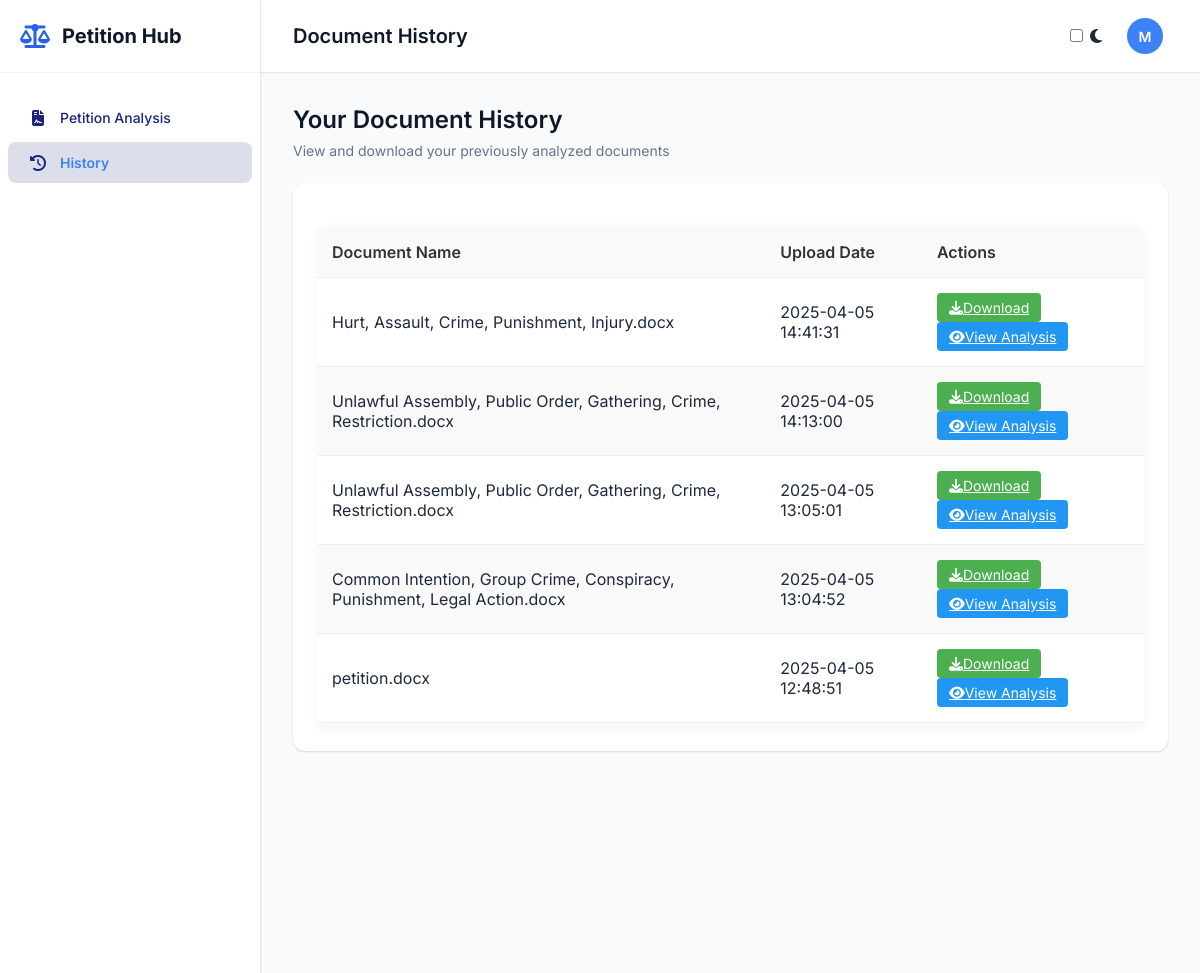
/history (signed in, upper part), run on an earlier commit of the app's database.
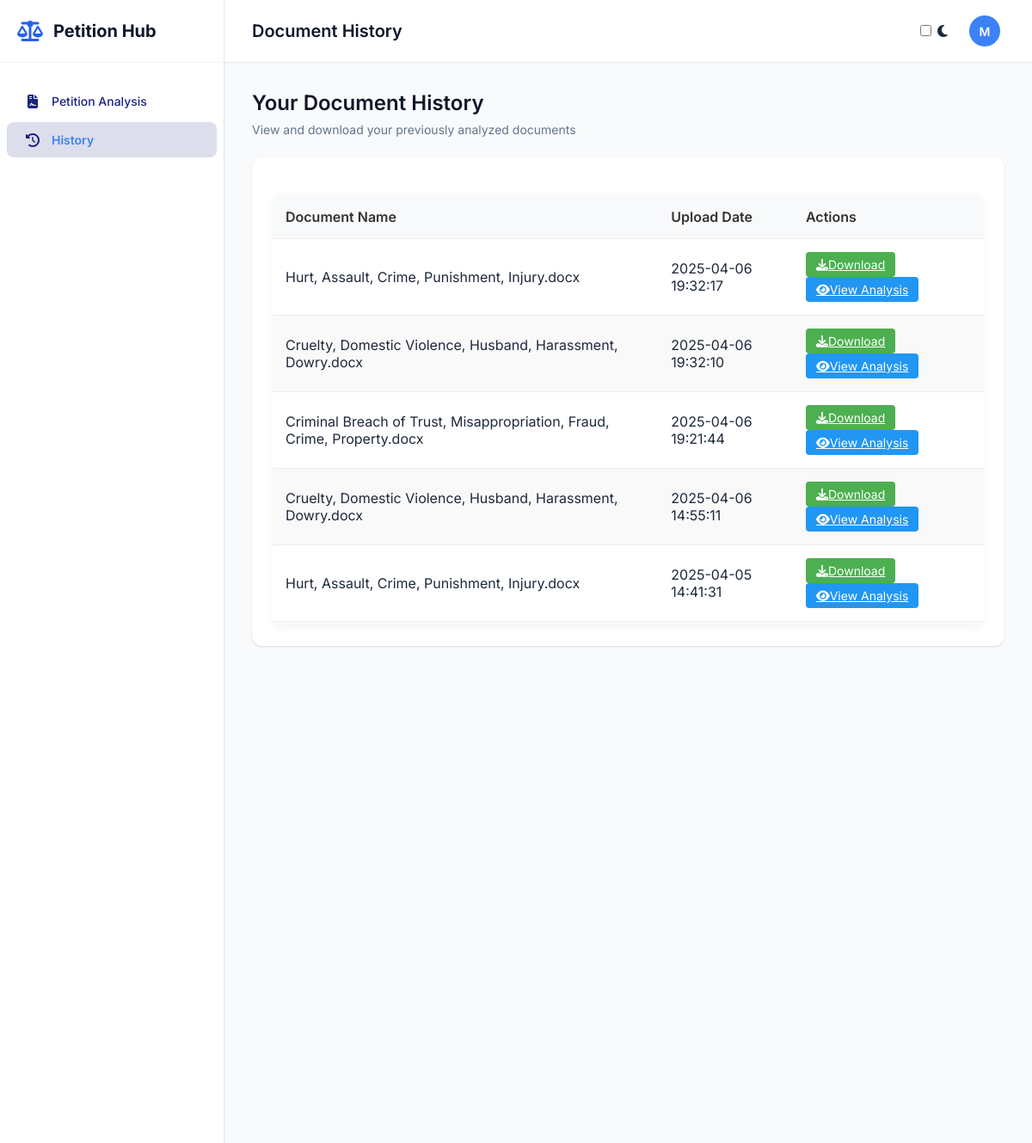
And on a later commit of the database.
### tables this page shows
CREATE TABLE document_history (
                        doc_id TEXT PRIMARY KEY,
                        user_id INTEGER NOT NULL,
                        filename TEXT NOT NULL,
                        original_filename TEXT NOT NULL,
                        upload_date TIMESTAMP NOT NULL,
                        analysis_results TEXT,
                        file_path TEXT NOT NULL,
                        FOREIGN KEY (user_id) REFERENCES users (user_id)
                    );

### app.py (the view)
@app.route('/history')
def history():
    if 'username' not in session:
        return redirect(url_for('login'))
    documents = get_user_documents(session['username'])
    return render_template('history.html', username=session['username'], documents=documents)

### db_connection.py (called while the page is built)
def create_connection(db_file):
    os.makedirs(os.path.dirname(db_file), exist_ok=True)
    conn = None
    try:
        conn = sqlite3.connect(db_file)
        return conn
    except sqlite3.Error as e:
        print(f"Database connection error: {e}")
    return conn

def get_user_id(username):
    db_path = os.path.join(os.path.dirname(__file__), 'database.db')
    conn = create_connection(db_path)
    if conn is None:
        print("Failed to create database connection.")
        return None
    with conn:
        cur = conn.cursor()
        cur.execute("SELECT user_id FROM users WHERE username=?", (username,))
        result = cur.fetchone()
        return result[0] if result else None

def get_user_documents(username):
    user_id = get_user_id(username)
    if not user_id:
        return []
    db_path = os.path.join(os.path.dirname(__file__), 'database.db')
    conn = create_connection(db_path)
    if conn is None:
        print("Failed to create database connection.")
        return []
    with conn:
        cur = conn.cursor()
        cur.execute(
            "SELECT doc_id, original_filename, upload_date, file_path FROM document_history WHERE user_id=? ORDER BY upload_date DESC",
            (user_id,)
        )
        return cur.fetchall()

### templates/history.html (shortened to what this page needs)
<!DOCTYPE html>
<html lang="en">
<head>
    <link rel="stylesheet" href="{{ url_for('static', filename='style.css') }}">
    <link rel="stylesheet" href="https://cdnjs.cloudflare.com/ajax/libs/font-awesome/6.4.0/css/all.min.css">
</head>
<body class="home-body">
    <div class="app-container">
        <aside class="sidebar">
            <div class="sidebar-header">
                <div class="logo">
                    <i class="fas fa-scale-balanced"></i>
                    <span>Petition Hub</span>
                </div>
            </div>
            <nav class="sidebar-nav">
                <ul>
                    <li><a href="{{ url_for('home') }}"><i class="fas fa-file-contract"></i> Petition Analysis</a></li>
                    <li class="active"><a href="{{ url_for('history') }}"><i class="fas fa-history"></i> History</a></li>
                </ul>
            </nav>
        </aside>
        <main class="main-content">
            <header class="top-header">
                <div class="page-title">
                    <h1>Document History</h1>
                </div>
                <div class="user-profile">
                    <div class="theme-switch">
                        <input type="checkbox" id="theme-toggle">
                        <label for="theme-toggle">
                            <i class="fas fa-moon"></i>
                        </label>
                    </div>
                    <div class="user-info" onclick="toggleProfilePopup()">
                        <div class="avatar">
                            <span>{{ username[0] | upper }}</span>
                        </div>
                    </div>
                </div>
            </header>
            <div class="dashboard">
                <div class="dashboard-header">
                    <h2>Your Document History</h2>
                    <p>View and download your previously analyzed documents</p>
                </div>
                <div class="card">
                    <div class="card-content">
                        {% if documents and documents|length > 0 %}
                        <div class="table-container">
                            <table class="history-table">
                                <thead>
                                    <tr>
                                        <th>Document Name</th>
                                        <th>Upload Date</th>
                                        <th>Actions</th>
                                    </tr>
                                </thead>
                                <tbody>
                                    {% for doc in documents %}
                                    <tr>
                                        <td>{{ doc[1] }}</td>
                                        <td>{{ doc[2] }}</td>
                                        <td>
                                            <a href="{{ url_for('download_document', doc_id=doc[0]) }}" class="action-btn download-btn">
                                                <i class="fas fa-download"></i> Download
                                            </a>
                                            <a href="{{ url_for('view_analysis', doc_id=doc[0]) }}" class="action-btn view-btn">
                                                <i class="fas fa-eye"></i> View Analysis
                                            </a>
                                        </td>
                                    </tr>
                                    {% endfor %}
                                </tbody>
                            </table>
                        </div>
                        {% endif %}
                    </div>
                </div>
            </div>
        </main>
    </div>
</body>
</html>

### static/style.css (style rules this page uses)
body { font-family: 'Inter', 'Segoe UI', 'Roboto', sans-serif; background: linear-gradient(135deg, #f5f7fa 0%, #c3cfe2 100%); margin: 0; padding: 0; display: flex; justify-content: center; align-items: center; min-height: 100vh; color: #333; }
h1 { color: #333; font-size: 28px; margin-bottom: 20px; }
body { font-family: Arial, sans-serif; }
.home-body { display: block; background: #f8fafc; min-height: 100vh; margin: 0; padding: 0; font-family: 'Inter', sans-serif; color: #1e293b; }
.app-container { display: flex; width: 100%; height: 100vh; overflow: hidden; }
.sidebar { width: 260px; background: #ffffff; border-right: 1px solid #e2e8f0; display: flex; flex-direction: column; height: 100%; box-shadow: 0 1px 3px rgba(0, 0, 0, 0.05); z-index: 10; }
.sidebar-header { padding: 24px 20px; border-bottom: 1px solid #f1f5f9; }
.logo { display: flex; align-items: center; font-weight: 700; font-size: 20px; color: #0f172a; }
.logo i { font-size: 24px; margin-right: 12px; color: #2563eb; }
.sidebar-nav { flex: 1; padding: 20px 0; overflow-y: auto; }
.sidebar-nav ul { list-style: none; padding: 0; margin: 0; }
.sidebar-nav li { margin-bottom: 2px; }
.sidebar-nav a { display: flex; align-items: center; padding: 12px 20px; color: #64748b; text-decoration: none; font-weight: 500; font-size: 14px; border-radius: 6px; margin: 0 8px; transition: all 0.2s ease; }
.sidebar-nav a i { margin-right: 12px; font-size: 16px; width: 20px; text-align: center; }
.sidebar-nav li.active a { background: #eff6ff; color: #3b82f6; font-weight: 600; }
.main-content { flex: 1; display: flex; flex-direction: column; overflow: hidden; background: #f8fafc; }
.top-header { height: 72px; display: flex; align-items: center; justify-content: space-between; padding: 0 32px; background: #ffffff; border-bottom: 1px solid #e2e8f0; box-shadow: 0 1px 2px rgba(0, 0, 0, 0.03); }
.page-title h1 { font-size: 20px; font-weight: 600; color: #0f172a; margin: 0; }
.user-profile { display: flex; align-items: center; gap: 20px; }
.user-info { display: flex; align-items: center; gap: 12px; }
.avatar { width: 36px; height: 36px; background: #3b82f6; border-radius: 50%; display: flex; align-items: center; justify-content: center; color: white; font-weight: 600; font-size: 14px; }
.dashboard { flex: 1; padding: 32px; overflow-y: auto; }
.dashboard-header { margin-bottom: 24px; }
.dashboard-header h2 { font-size: 24px; font-weight: 600; color: #0f172a; margin: 0 0 8px 0; }
.dashboard-header p { font-size: 14px; color: #64748b; margin: 0; }
.card { background: #ffffff; border-radius: 12px; box-shadow: 0 1px 3px rgba(0, 0, 0, 0.05), 0 1px 2px rgba(0, 0, 0, 0.1); margin-bottom: 24px; overflow: hidden; transition: transform 0.2s ease, box-shadow 0.2s ease; }
.card-content { padding: 24px; }

### templates/history.html (style rules this page uses)
.table-container { max-height: 500px; overflow-y: auto; border-radius: 8px; box-shadow: 0 2px 10px rgba(0, 0, 0, 0.05); margin-top: 20px; }
.history-table { width: 100%; border-collapse: collapse; background-color: #fff; }
.history-table th, .history-table td { padding: 15px; text-align: left; border-bottom: 1px solid #eee; }
.history-table th { background-color: #f8f9fa; font-weight: 600; color: #333; position: sticky; top: 0; z-index: 1; }
.history-table tr:nth-child(even) { background-color: #f9f9f9; }
.action-btn { padding: 6px 12px; border-radius: 4px; font-size: 14px; margin-right: 5px; cursor: pointer; transition: all 0.2s; border: none; display: inline-flex; align-items: center; justify-content: center; }
.download-btn { background-color: #4CAF50; color: white; }
.view-btn { background-color: #2196F3; color: white; }
.user-info { cursor: pointer; display: flex; align-items: center; padding: 5px; border-radius: 20px; transition: background-color 0.3s; }
.sidebar-nav ul { list-style: none; padding: 0; margin: 0; }
.sidebar-nav a { display: flex; align-items: center; padding: 12px 20px; color: #1a237e; text-decoration: none; font-weight: 500; transition: background-color 0.3s; border-radius: 8px; margin: 4px 8px; }
.sidebar-nav a i { margin-right: 12px; color: #1a237e; }
.sidebar-nav li.active a { background-color: rgba(26, 35, 126, 0.15); font-weight: 600; }
.sidebar { background-color: #ffffff; }

What changed in the data, as far as the page shows it:
no longer on this page (row unchanged): document_history: original_filename "Unlawful Assembly, Public Order, Gathering, Crime, Restriction.docx", upload_date "2025-04-05 14:13:00"
no longer on this page (row unchanged): document_history: original_filename "Unlawful Assembly, Public Order, Gathering, Crime, Restriction.docx", upload_date "2025-04-05 13:05:01"
no longer on this page (row unchanged): document_history: original_filename "Common Intention, Group Crime, Conspiracy, Punishment, Legal Action.docx", upload_date "2025-04-05 13:04:52"
no longer on this page (row unchanged): document_history: original_filename "petition.docx", upload_date "2025-04-05 12:48:51"
added document_history: original_filename "Hurt, Assault, Crime, Punishment, Injury.docx", upload_date "2025-04-06 19:32:17"
added document_history: original_filename "Cruelty, Domestic Violence, Husband, Harassment, Dowry.docx", upload_date "2025-04-06 19:32:10"
added document_history: original_filename "Criminal Breach of Trust, Misappropriation, Fraud, Crime, Property.docx", upload_date "2025-04-06 19:21:44"
added document_history: original_filename "Cruelty, Domestic Violence, Husband, Harassment, Dowry.docx", upload_date "2025-04-06 14:55:11"
